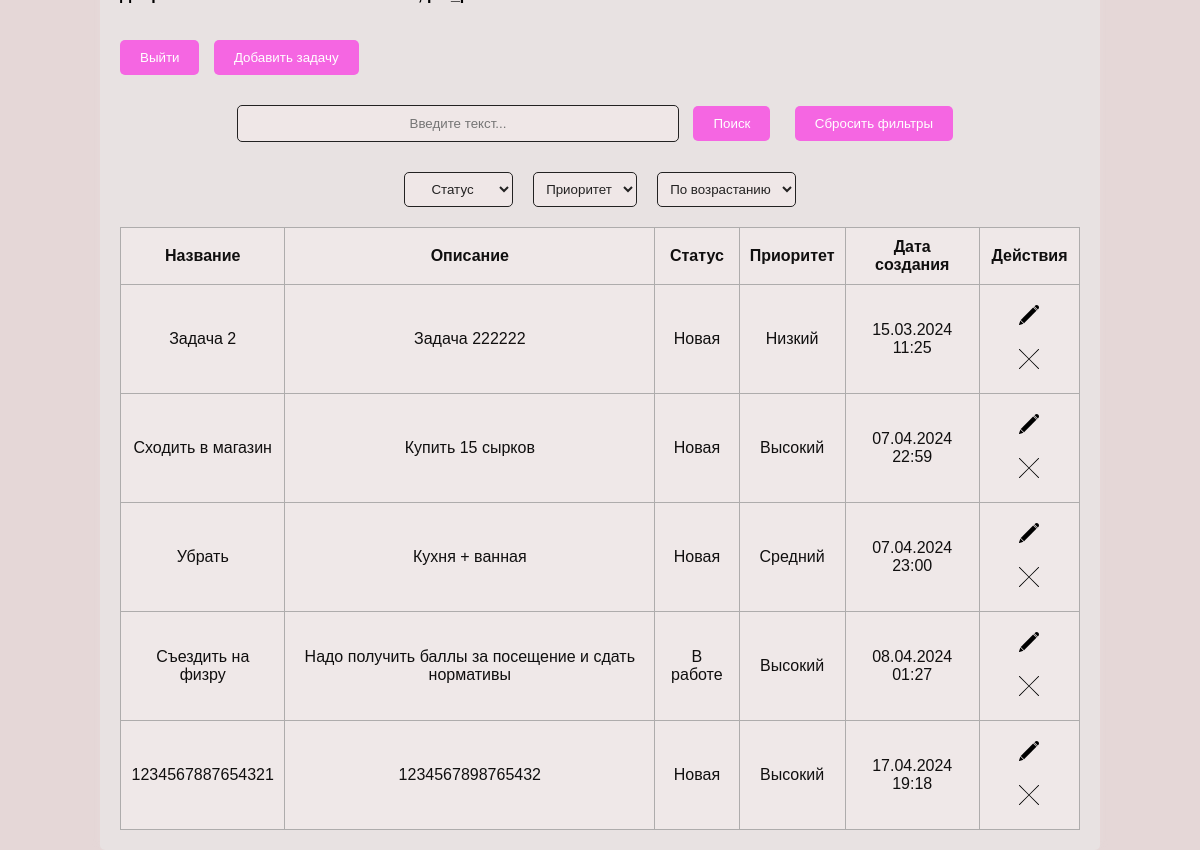
Screenshot of /user.php (signed in) with the database file from the repository.
### tables this page shows
CREATE TABLE `tasks` (
  `id` int NOT NULL,
  `user_id` int NOT NULL,
  `name` varchar(255) NOT NULL,
  `description` text,
  `status_id` int DEFAULT NULL,
  `priority_id` int DEFAULT NULL,
  `date_creation` datetime DEFAULT NULL
);

CREATE TABLE `status` (
  `id` int NOT NULL,
  `name` varchar(50) NOT NULL
);

CREATE TABLE `priority` (
  `id` int NOT NULL,
  `name` varchar(50) NOT NULL
);

### connectdb.php (called while the page is built, shortened)
<?php
function show_task($mysqli, $user_id)
{
    $stmt = $mysqli->prepare("SELECT tasks.id, tasks.name, tasks.description, tasks.date_creation, status.name AS status_name, priority.name AS priority_name
          FROM tasks JOIN status ON tasks.status_id = status.id JOIN priority ON tasks.priority_id = priority.id
          WHERE user_id = ?");
    $stmt->bind_param("i", $user_id);
    $stmt->execute();
    $result = $stmt->get_result();
    return $result;
}
function getUserById($mysqli, $userId) {
    $stmt = $mysqli->prepare("SELECT * FROM users WHERE id=?");
    $stmt->bind_param("i", $userId);
    $stmt->execute();
    $result = $stmt->get_result();
    return $result->fetch_assoc();
}
?>

### session.php (called while the page is built, shortened)
<?php
$session_user = (isset($_SESSION["user"])) ? $_SESSION["user"] : false;
?>

### user.php (the view, shortened to what this page needs)
<?php
include 'connectdb.php';
require ("session.php");
$user_id = $session_user["id"];
if(isset($_GET['query']) && !empty($_GET['query']) || isset($_GET['date_order']) && !empty($_GET['date_order'])
    || isset($_GET['status']) && !empty($_GET['status']) || isset($_GET['priority']) && !empty($_GET['priority'])) {
    $query = $_GET['query'];
    $date_order = $_GET['date_order'];
    $status = $_GET['status'];
    $priority = $_GET['priority'];
    $result = search_task($mysqli, $user_id, $query, $date_order, $status, $priority);
} else {
    $result = show_task($mysqli, $user_id);
}
?>
<!DOCTYPE html>
<html lang="en">
<head>
    <link href="style.css" rel="stylesheet">
</head>
<body>
    <div class="container">
        <?php
        $user = getUserById($mysqli, $session_user["id"]);
        ?>
        <button class="logout-btn" onclick="window.location.href='logout.php'">Выйти</button>
        <button class="add-task-btn" onclick="window.location.href='add_tasks.php'">Добавить задачу</button>
        <div class="search-container">
            <form action="user.php" method="GET">
                <div class="search-row">
                    <input type="text" name="query" class="search-box" placeholder="Введите текст..." value="<?php echo isset($_GET['query']) ? htmlspecialchars($_GET['query']) : ''; ?>">
                    <button type="submit" class="search-button">Поиск</button>
                    <button type="button" class="reset-button" onclick="window.location.href='user.php'">Сбросить фильтры</button>
                </div>
                <div class="filter-row">
                    <select name="status">
                        <option value="">Статус</option>
                    </select>
                    <select name="priority">
                        <option value="">Приоритет</option>
                    </select>
                    <select name="date_order">
                        <option value="asc" <?php echo isset($_GET['date_order']) && $_GET['date_order'] === 'asc' ? 'selected' : ''; ?>>По возрастанию</option>
                    </select>
                </div>
            </form>
        </div>
        <table class="task-table">
            <thead>
                <tr>
                    <th>Название</th>
                    <th>Описание</th>
                    <th>Статус</th>
                    <th>Приоритет</th>
                    <th>Дата создания</th>
                    <th>Действия</th>
                </tr>
            </thead>
            <tbody>
                <?php
                while ($row = mysqli_fetch_assoc($result)) {
                    echo "<tr>";
                    echo "<td>" . $row["name"] . "</td>";
                    echo "<td>" . $row["description"] . "</td>";
                    echo "<td>" . $row["status_name"] . "</td>";
                    echo "<td>" . $row["priority_name"] . "</td>";
                    $beautifulDateTime = date('d.m.Y H:i', strtotime($row["date_creation"]));
                    echo "<td>" . $beautifulDateTime . "</td>";
                    echo "<td class='icon_table'>";
                    echo "<a href='edit_task.php?id=" . $row["id"] . "' class='action-link'><img src='image/editL.svg' alt='Редактировать' class='themeToggleEdit'></a>";
                    echo "<a href='delete_task.php?id=" . $row["id"] . "' class='action-link'><img src='image/deleteL.svg' alt='Удалить' class='themeToggleDelete'></a>";
                    echo "</td>";
                    echo "</tr>";
                }
                ?>
            </tbody>
        </table>
    </div>
</body>
</html>

### style.css (style rules this page uses)
:root { --main: #e5d7d7; --main-container: #e8e2e2; --main-h2: #131212; --main-button: #f566e2; --main-button-hover: #891b6c; --main-background-color-input-select-textarea: #efe7e7; --main-color-input-select-textarea: #232222; --main-border-color-input-select-textarea: #232222; --main-form-label: rgb(22, 21, 21); --main-form-input: #161515; --main-table-color: #100f0f; --main-table-background-color: #efe8e8; color-scheme: light; }
body { font-family: Arial, sans-serif; margin: 0; padding: 0; background-color: var(--main); display: flex; justify-content: center; align-items: center; height: 100vh; }
.container { width: 80%; margin: 0 auto; padding: 20px; background-color: var(--main-container); border-radius: 5px; box-shadow: 0 0 10px rgba(243, 243, 243, 0.1); }
.container input, .container select, .container textarea { background-color: var(--main-background-color-input-select-textarea); color: var(--main-color-input-select-textarea); border: 1px solid var(--main-border-color-input-select-textarea); }
.logout-btn { margin-top: 20px; display: block; margin-left: auto; margin-right: auto; }
.logout-btn, .add-task-btn { display: inline-block; padding: 10px 20px; margin-right: 10px; background-color: var(--main-button); color: #fff; border: none; border-radius: 5px; cursor: pointer; text-decoration: none; }
.task-table { width: 100%; border-collapse: collapse; margin-top: 20px; }
.task-table th, .task-table td { padding: 10px; border: 1px solid #aeacac; color: var(--main-table-color); }
.task-table th { background-color: var(--main-table-background-color); font-weight: bold; color: var(--main-table-color); }
.task-table td { text-align: center; background-color: var(--main-table-background-color); color: var(--main-table-color); }
button, button[type="submit"] { display: inline-block; padding: 10px 20px; margin-right: 10px; background-color: var(--main-button); color: #fff; border: none; border-radius: 5px; cursor: pointer; text-decoration: none; }
form { margin-bottom: 20px; text-align: center; }
form input, form select { margin-bottom: 10px; padding: 5px; border: 1px solid #ccc; border-radius: 3px; text-align: center; }
.search-container { margin-top: 30px; text-align: center; }
.search-box { padding: 10px 20px; border: 1px solid #ccc; border-radius: 5px; width: 400px; max-width: 100%; }
.search-button, .reset-button { padding: 10px 20px; background-color: var(--main-button); color: white; border: none; border-radius: 5px; cursor: pointer; transition: background-color 0.3s ease; margin-left: 10px; }
.search-row input { background-color: var(--main-background-color-input-select-textarea); color: var(--main-color-input-select-textarea); border: 1px solid var(--main-border-color-input-select-textarea); }
.filter-row { display: flex; justify-content: center; align-items: center; margin-top: 20px; }
.filter-row select { padding: 8px; margin: 0 10px; border: 1px solid var(--main-border-color-input-select-textarea); border-radius: 5px; background-color: var(--main-background-color-input-select-textarea); color: var(--main-color-input-select-textarea); }
.icon_table { width: auto; }
.action-link { display: inline-block; margin: 10px; }
.action-link img { width: 20px; height: auto; }

### rows the page displays
tasks: name "Задача 2", description "Задача 222222", status.name "Новая", priority.name "Низкий", date_creation "15.03.2024 11:25"
tasks: name "Сходить в магазин", description "Купить 15 сырков", status.name "Новая", priority.name "Высокий", date_creation "07.04.2024 22:59"
tasks: name "Убрать", description "Кухня + ванная", status.name "Новая", priority.name "Средний", date_creation "07.04.2024 23:00"
tasks: name "Съездить на физру", description "Надо получить баллы за посещение и сдать нормативы", status.name "В работе", priority.name "Высокий", date_creation "08.04.2024 01:27"
tasks: name "1234567887654321", description "1234567898765432", status.name "Новая", priority.name "Высокий", date_creation "17.04.2024 19:18"
